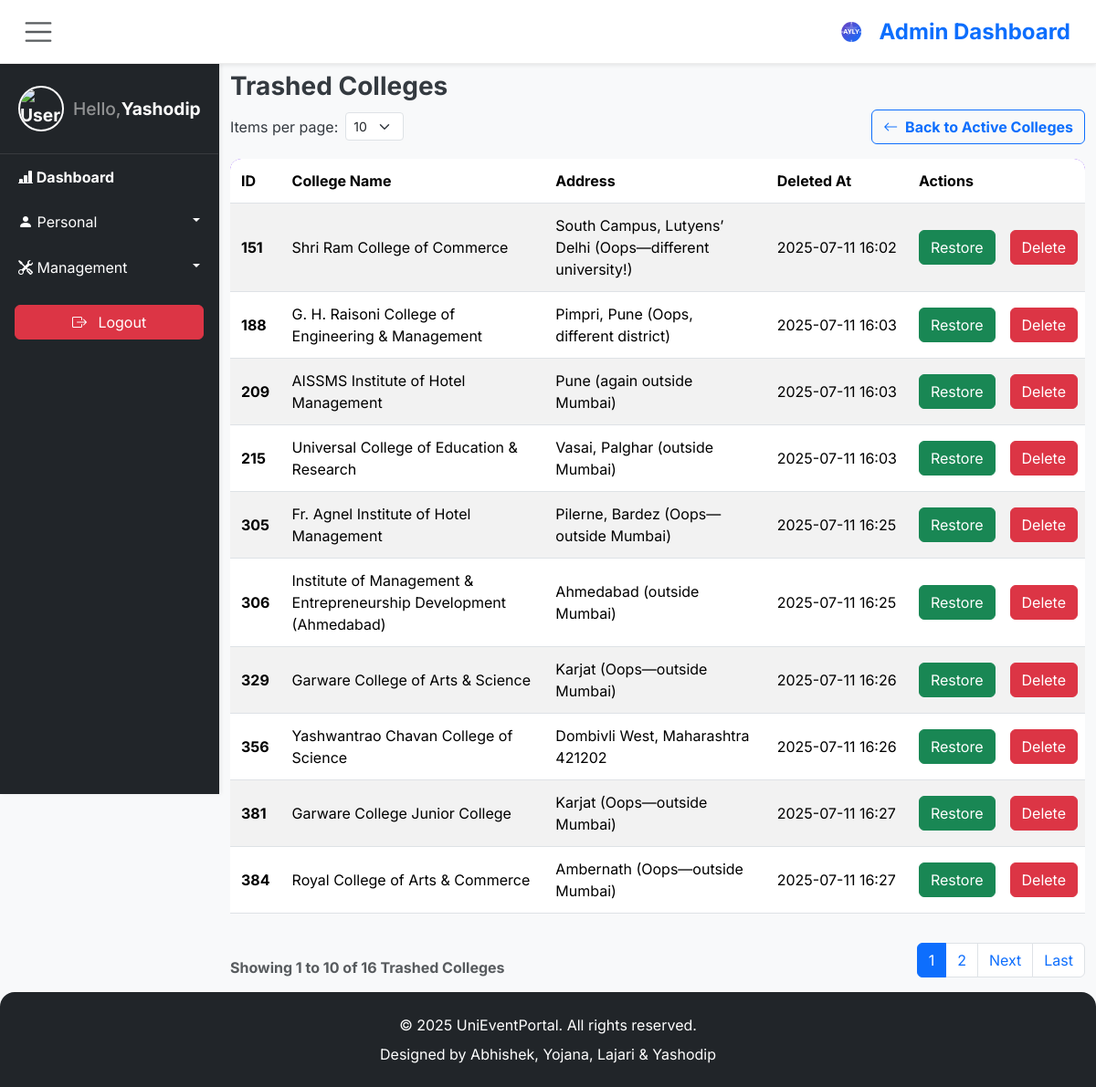
The page /content/adminview/trash_colleges.php (signed in) on the database its author committed.
### tables this page shows
CREATE TABLE `users` (
  `user_id` int(11) NOT NULL,
  `first_name` varchar(100) NOT NULL,
  `middle_name` varchar(100) DEFAULT NULL,
  `last_name` varchar(100) NOT NULL,
  `email` varchar(255) NOT NULL,
  `password_hash` varchar(255) NOT NULL,
  `dob` date DEFAULT NULL,
  `contact_number` varchar(20) DEFAULT NULL,
  `college_id` int(11) DEFAULT NULL,
  `dept_id` int(11) DEFAULT NULL,
  `role_id` int(11) DEFAULT NULL,
  `created_at` timestamp NOT NULL DEFAULT current_timestamp(),
  `updated_at` timestamp NOT NULL DEFAULT current_timestamp() ON UPDATE current_timestamp(),
  `photourl` varchar(255) DEFAULT NULL,
  `status` tinyint(1) DEFAULT 1
);

CREATE TABLE `colleges` (
  `college_id` int(11) NOT NULL,
  `college_name` varchar(255) NOT NULL,
  `college_code` varchar(20) NOT NULL,
  `address` text DEFAULT NULL,
  `created_at` timestamp NOT NULL DEFAULT current_timestamp(),
  `updated_at` timestamp NOT NULL DEFAULT current_timestamp() ON UPDATE current_timestamp(),
  `status` tinyint(1) NOT NULL DEFAULT 1
);

### content/adminview/trash_colleges.php (the view, shortened to what this page needs)
<?php
require_once __DIR__ . '/../../api/dbinclude.php';
require_once __DIR__ . '/../../includes/header.php';
$itemsPerPage = isset($_GET['per_page']) ? (int) $_GET['per_page'] : 10;
$page = isset($_GET['page']) ? (int) $_GET['page'] : 1;
$offset = ($page - 1) * $itemsPerPage;
$stmt = $conn->prepare("SELECT * FROM colleges WHERE status = 0 ORDER BY college_id ASC LIMIT ?, ?");
$stmt->bind_param("ii", $offset, $itemsPerPage);
$stmt->execute();
$result = $stmt->get_result();
$colleges = $result->fetch_all(MYSQLI_ASSOC);
$totalResult = $conn->query("SELECT COUNT(*) as total FROM colleges WHERE status = 0");
$totalColleges = $totalResult->fetch_assoc()['total'];
$totalPages = ceil($totalColleges / $itemsPerPage);
$showingFrom = ($totalColleges > 0) ? (($page - 1) * $itemsPerPage) + 1 : 0;
$showingTo = min($page * $itemsPerPage, $totalColleges);
?>
<main class="container-fluid pt-2 flex-grow-1">
    <div class="admin-section" id="trash-colleges">
        <h2 class="h3 fw-bold">Trashed Colleges</h2>
        <div class="trash-controls-row">
            <form method="GET" class="d-flex align-items-center mb-0">
                <label for="per_page" class="form-label mb-0">Items per page:</label>
                <select name="per_page" id="per_page" class="form-select form-select-sm d-inline w-auto ms-2"
                    onchange="this.form.submit()">
                    <option value="10" <?php echo ($itemsPerPage == 10) ? 'selected' : ''; ?>>10</option>
                </select>
            </form>
            <div>
                <a href="<?php echo base_url . 'admin_dashboard.php?section=colleges'; ?>"
                    class="btn btn-outline-primary fw-bold">
                    <i class="bi bi-arrow-left me-1"></i> Back to Active Colleges
                </a>
            </div>
        </div>
        <div class="table-responsive">
            <table class="table table-hover table-striped">
                <thead>
                    <tr>
                        <th scope="col">ID</th>
                        <th scope="col">College Name</th>
                        <th scope="col">Address</th>
                        <th scope="col">Deleted At</th>
                        <th scope="col" class="actions-column">Actions</th>
                    </tr>
                </thead>
                <tbody>
                    <?php if (!empty($colleges)): ?>
                        <?php foreach ($colleges as $college): ?>
                            <tr class="align-middle">
                                <th scope="row"><?php echo htmlspecialchars($college['college_id']); ?></th>
                                <td><?php echo htmlspecialchars($college['college_name']); ?></td>
                                <td><?php echo htmlspecialchars($college['address']); ?></td>
                                <td><?php echo htmlspecialchars(date('Y-m-d H:i', strtotime($college['updated_at']))); ?></td>
                                <td class="actions-column">
                                    <div class="d-flex justify-content-start flex-nowrap">
                                        <button class="btn btn-success text-white restore-college-btn me-2"
                                            data-id="<?php echo htmlspecialchars($college['college_id']); ?>">Restore</button>
                                        <button class="btn btn-danger permanent-delete-college-btn"
                                            data-id="<?php echo htmlspecialchars($college['college_id']); ?>">Delete</button>
                                    </div>
                                </td>
                            </tr>
                        <?php endforeach; ?>
                    <?php else: ?>
                        <tr>
                            <td colspan="5" class="text-center text-muted">No trashed colleges found.</td>
                        </tr>
                    <?php endif; ?>
                </tbody>
            </table>
        </div>
        <nav aria-label="Page navigation">
            <div class="pagination-info-container">
                <p class="text-muted mb-0 fw-bold">Showing <?php echo $showingFrom; ?> to
                    <?php echo $showingTo; ?> of <?php echo $totalColleges; ?> Trashed Colleges
                </p>
                <ul class="pagination justify-content-center">
                    <?php
                    $numLinks = 3;
                    $startPage = max(1, $page - $numLinks);
                    $endPage = min($totalPages, $page + $numLinks);
                    for ($i = $startPage; $i <= $endPage; $i++): ?>
                        <li class="page-item <?php echo ($i == $page) ? 'active' : ''; ?>">
                            <a class="page-link"
                                href="?section=trash_colleges&page=<?php echo $i; ?>&per_page=<?php echo $itemsPerPage; ?>"><?php echo $i; ?></a>
                        </li>
                    <?php endfor;
                    if ($page < $totalPages) {
                        echo '<li class="page-item"><a class="page-link" href="?section=trash_colleges&page=' . ($page + 1) . '&per_page=' . $itemsPerPage . '">Next</a></li>';
                    }
                    if ($page < $totalPages) {
                        echo '<li class="page-item"><a class="page-link" href="?section=trash_colleges&page=' . $totalPages . '&per_page=' . $itemsPerPage . '">Last</a></li>';
                    }
                    ?>
                </ul>
            </div>
        </nav>
    </div>
</main>
<?php require_once __DIR__ . '/../../includes/footer.php';  ?>

### includes/header.php (shortened to what this page needs)
<?php
require_once __DIR__ . '/../api/dbinclude.php';
$loggedInUserId = $_SESSION['user_id'] ?? null;
$loggedInUserType = $_SESSION['role_id'] ?? null;
$adminDetails = [];
try {
    $stmt = $conn->prepare("SELECT * FROM users WHERE user_id = ? AND role_id = 5");
    $stmt->bind_param('i', $loggedInUserId);
    $stmt->execute();
    $result = $stmt->get_result();
    $adminDetails = $result->fetch_assoc();
} catch (Exception $e) {
    $error_message_header = "Error loading initial data: " . $e->getMessage();
    error_log("Admin Panel header data fetch error: " . $e->getMessage());
    $adminDetails = [
        'first_name' => 'Unknown',
        'middle_name' => '',
        'last_name' => 'Admin',
        'email' => 'error@example.com',
        'dob' => '1970-01-01',
        'contact_number' => 'N/A',
        'college_id' => null,
        'dept_id' => null,
        'photourl' => 'https://placehold.co/50x50/cccccc/333333?text=Error'
    ];
} finally {
    if (isset($conn) && $conn && !$conn->connect_error) {
    }
}
$currentSection = isset($_GET['section']) ? $_GET['section'] : 'dashboard';
$adminName = trim(
    ($adminDetails['first_name'])
);
$adminProfilePic = $adminDetails['photourl'];
?>
<!DOCTYPE html>
<html lang="en">
<head>
    <link href="https://cdn.jsdelivr.net/npm/bootstrap@5.3.3/dist/css/bootstrap.min.css" rel="stylesheet"
>
    <link rel="stylesheet" href="https://cdn.jsdelivr.net/npm/bootstrap-icons@1.11.3/font/bootstrap-icons.min.css">
</head>
<body>
    <nav class="navbar navbar-expand-lg navbar-light bg-light">
        <div class="container-fluid">
            <button class="btn btn-outline-primary me-2" id="sidebarToggle" aria-label="Toggle Sidebar">
                <span class="navbar-toggler-icon"></span>
            </button>
            <a class="navbar-brand d-flex align-items-center" href="admin_dashboard.php">
                <svg width="40" height="40" viewBox="0 0 220 200" fill="none" xmlns="http://www.w3.org/2000/svg"
                    class="me-2">
                    <text x="100" y="110" font-family="Inter, sans-serif" font-size="38" font-weight="bold" fill="white"
                        text-anchor="middle">AYLY</text>
                </svg>
                <span class="fs-4 fw-bold text-primary"><?php
                switch ($loggedInUserType) {
                    case 5:
                        echo "Admin";
                        break;
                }
                ?> Dashboard</span>
            </a>
        </div>
    </nav>
    <div class="d-flex" id="wrapper">
        <div class="bg-dark border-right" id="sidebar-wrapper">
            <div class="sidebar-heading">
                <img src="<?php echo htmlspecialchars($adminProfilePic); ?>" alt="User Avatar"
                    class="rounded-circle avatar-img">
                <span class="hello-text">Hello, </span><?php echo htmlspecialchars($adminName); ?>
            </div>
            <div class="list-group list-group-flush">
                <a href="admin_dashboard.php?section=dashboard"
                    class="list-group-item list-group-item-action bg-dark text-white <?php echo ($currentSection == 'dashboard') ? 'active' : ''; ?>">
                    <i class="bi bi-bar-chart-line-fill"></i> Dashboard
                </a>
                <a href="#personalSubmenu" data-bs-toggle="collapse"
                    aria-expanded="<?php echo (in_array($currentSection, ['profile', 'settings'])) ? 'true' : 'false'; ?>"
                    class="list-group-item list-group-item-action bg-dark text-white dropdown-toggle <?php echo (in_array($currentSection, ['profile', 'settings'])) ? 'active' : ''; ?>">
                    <i class="bi bi-person-fill"></i> Personal
                </a>
                <a href="#managementSubmenu" data-bs-toggle="collapse"
                    aria-expanded="<?php echo (in_array($currentSection, ['colleges', 'departments', 'events', 'users'])) ? 'true' : 'false'; ?>"
                    class="list-group-item list-group-item-action bg-dark text-white dropdown-toggle <?php echo (in_array($currentSection, ['colleges', 'departments', 'events', 'users'])) ? 'active' : ''; ?>">
                    <i class="bi bi-tools"></i> Management
                </a>
            </div>
            <div class="p-3">
                <a href="logout.php" class="btn btn-danger w-100 rounded-lg">
                    <i class="bi bi-box-arrow-right me-2"></i> Logout
                </a>
            </div>
        </div>
        <div id="page-content-wrapper"
            class="<?php echo ($currentSection == 'dashboard') ? 'dashboard-disabled' : ''; ?>">

### includes/header.php (style rules this page uses)
:root { --navbar-height: 70px; }
html, body { height: 100%; }
body { font-family: 'Inter', sans-serif; background-color: #f8f9fa; color: #343a40; overflow-x: hidden; min-height: 100vh; display: flex; flex-direction: column; padding-top: var(--navbar-height); }
#wrapper { display: flex; flex-grow: 1; }
.navbar { position: fixed; width: 100%; top: 0; left: 0; z-index: 1030; background-color: #fff !important; border-bottom: 1px solid rgba(0, 0, 0, .075); padding-top: 0.8rem; padding-bottom: 0.8rem; height: var(--navbar-height); border-bottom-left-radius: 0; border-bottom-right-radius: 0; box-shadow: 0 0.125rem 0.25rem rgba(0, 0, 0, .075); }
#sidebar-wrapper { width: 15rem; background-color: #343a40; color: white; box-shadow: 0.125rem 0 0.25rem rgba(0, 0, 0, .075); border-right: 1px solid rgba(0, 0, 0, 0.1); z-index: 1020; display: flex; flex-direction: column; border-bottom-left-radius: 0; border-bottom-right-radius: 0; transition: all 0.4s ease; user-select: none; -webkit-user-select: none; -moz-user-select: none; -ms-user-select: none; }
#sidebar-wrapper .sidebar-heading { padding: 1.5rem 1.25rem; font-size: 1.2rem; font-weight: bold; color: #fff; border-bottom: 1px solid rgba(255, 255, 255, 0.1); display: flex; align-items: center; }
.avatar-img { width: 50px; height: 50px; object-fit: cover; border: 2px solid #fff; margin-right: 10px; }
#sidebar-wrapper .list-group { width: 100%; }
#sidebar-wrapper .list-group-item { border: none; padding: 0.8rem 1.25rem; color: rgba(255, 255, 255, 0.7); background-color: transparent; border-radius: 0; transition: background-color 0.2s ease-in-out, color 0.2s ease-in-out; }
#sidebar-wrapper .list-group-item.active { color: #fff; background-color: #6610f2; font-weight: bold; }
#sidebar-wrapper .list-group-item.dropdown-toggle::after { float: right; margin-top: .5em; }
#page-content-wrapper { flex-grow: 1; width: 100%; display: flex; flex-direction: column; transition: all 0.4s ease; }
@media (min-width: 768px) { #sidebar-wrapper { position: fixed; height: 100vh; top: var(--navbar-height); left: 0; z-index: 1020; } }
@media (min-width: 768px) { #page-content-wrapper { margin-left: 15rem; } }
.admin-section, .card, .table-responsive { border-radius: 0.75rem; }
.table thead { background-color: #6610f2; color: white; border-top-left-radius: 0.75rem; border-top-right-radius: 0.75rem; }
.table { border-collapse: separate; border-spacing: 0; overflow: hidden; }
.table thead th:first-child { border-top-left-radius: 0.75rem; }
.table thead th:last-child { border-top-right-radius: 0.75rem; }
.hello-text { color: rgba(184, 184, 184, 0.75); font-weight: 500; }
#sidebarToggle { border: none; background: transparent; font-size: 1.5rem; }

### content/adminview/trash_colleges.php (style rules this page uses)
.table-responsive { overflow-x: auto; -webkit-overflow-scrolling: touch; margin-bottom: 1rem; }
.table-responsive table { table-layout: auto; width: 100%; min-width: 700px; }
.table-responsive table th, .table-responsive table td { padding: 0.75rem; vertical-align: middle; white-space: normal; word-break: break-word; }
.table-responsive table th:nth-child(1), .table-responsive table td:nth-child(1) { width: 5%; white-space: nowrap; }
.table-responsive table th:nth-child(2), .table-responsive table td:nth-child(2), .table-responsive table th:nth-child(3), .table-responsive table td:nth-child(3) { width: auto; }
.table-responsive table th:nth-child(4), .table-responsive table td:nth-child(4) { width: 15%; white-space: nowrap; }
.table-responsive table th:last-child, .table-responsive table td:last-child { width: 1%; min-width: 160px; white-space: nowrap; padding-right: 0.5rem; }
.table-responsive table td:last-child .d-flex { flex-wrap: nowrap; justify-content: flex-start; gap: 0.5rem; }
.pagination-info-container { display: flex; flex-direction: column; align-items: center; gap: 10px; margin-top: 1rem; }
.trash-controls-row { display: flex; justify-content: space-between; align-items: center; margin-bottom: 1rem; flex-wrap: wrap; gap: 10px; }
@media (min-width: 768px) { .pagination-info-container { flex-direction: row; justify-content: space-between; } }
body { user-select: none; }

### rows shown on the page
users: first_name "Yashodip"
colleges: college_id "151", college_name "Shri Ram College of Commerce", address "South Campus, Lutyens’ Delhi (Oops—different university!)", updated_at "2025-07-11 16:02"
colleges: college_id "188", college_name "G. H. Raisoni College of Engineering & Management", address "Pimpri, Pune (Oops, different district)", updated_at "2025-07-11 16:03"
colleges: college_id "209", college_name "AISSMS Institute of Hotel Management", address "Pune (again outside Mumbai)", updated_at "2025-07-11 16:03"
colleges: college_id "215", college_name "Universal College of Education & Research", address "Vasai, Palghar (outside Mumbai)", updated_at "2025-07-11 16:03"
colleges: college_id "305", college_name "Fr. Agnel Institute of Hotel Management", address "Pilerne, Bardez (Oops—outside Mumbai)", updated_at "2025-07-11 16:25"
colleges: college_id "306", college_name "Institute of Management & Entrepreneurship Development (Ahmedabad)", address "Ahmedabad (outside Mumbai)", updated_at "2025-07-11 16:25"
colleges: college_id "329", college_name "Garware College of Arts & Science", address "Karjat (Oops—outside Mumbai)", updated_at "2025-07-11 16:26"
colleges: college_id "356", college_name "Yashwantrao Chavan College of Science", address "Dombivli West, Maharashtra 421202", updated_at "2025-07-11 16:26"
colleges: college_id "381", college_name "Garware College Junior College", address "Karjat (Oops—outside Mumbai)", updated_at "2025-07-11 16:27"
colleges: college_id "384", college_name "Royal College of Arts & Commerce", address "Ambernath (Oops—outside Mumbai)", updated_at "2025-07-11 16:27"

### other values the page prints
$showingFrom "1"
$showingTo "10"
$totalColleges "16"
